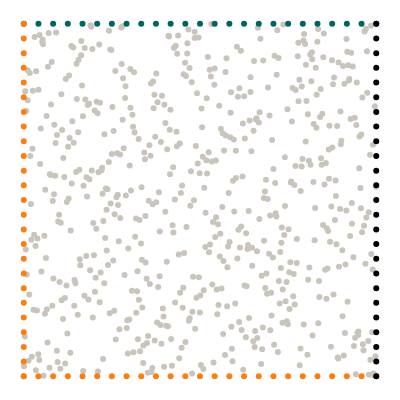

Write notebook code for a chart like this one.
### Markdown cell above
## Geometry

We want to model a quarter of a plate with an elliptical hole. The domain itself is represented by collocation points, the boundaries are represented by uniformly sampled points along the perimeter.

### Code cell
import torch
from torch.optim.lr_scheduler import StepLR
import numpy as np
from scipy.stats import qmc
from plotly.express.colors import sequential
import plotly.graph_objects as go
import plotly.figure_factory as ff
from tqdm import tqdm
import wandb
import matplotlib.pyplot as plt

torch.set_default_dtype(torch.float64)
from global_constants import L, B0, EPS0, MU, LBD, RATIO

# Number of collocation points
N = 25

# Epochs
epochs = 500
# Batch size
batch_size = 64
# Leanring rate
lr = 0.01 #normally 0.001
# Scheduler step width
scheduler_step = 150 #normally 2000
# Gamma factor of scheduler
scheduler_gamma = 0.5

# Number of hidden neurons
hn = 50


# Weight of PDE loss
W_PDE = 0.001
# Weight of Neumann loss
W_NEU = 0.01
# Weight of data losses
W_STRESS = 0.0
W_DISP = 0.0


# Create collocation points
points = L * qmc.LatinHypercube(d=2).random(N**2)
collocation = torch.tensor(points, requires_grad=True).double()

# Boundary points
x_top = torch.linspace(0, L, N, requires_grad=True).double()
y_top = L * torch.ones((N, 1), requires_grad=True).double()
top = torch.column_stack([x_top, y_top]).double()

x_bottom = torch.linspace(0, L, N).double()
y_bottom = torch.zeros((N, 1)).double()
bottom = torch.column_stack([x_bottom, y_bottom]).double()

x_left = torch.zeros((N, 1)).double()
y_left = torch.linspace(0, L, N).double()
left = torch.column_stack([x_left, y_left]).double()

x_right = L * torch.ones((N, 1)).double()
y_right = torch.linspace(0, L, N).double()
right = torch.column_stack([x_right, y_right]).double()


# Visualize geometry
with torch.no_grad():
    mode = "markers"
    gray = dict(color="#C9C5BC")
    green = dict(color="#006561")
    black = dict(color="black")
    orange = dict(color="#ff7f0e")
    fig = go.Figure()
    fig.add_trace(go.Scatter(x=collocation[:, 0], y=collocation[:, 1], mode=mode, marker=gray))
    fig.add_trace(go.Scatter(x=top[:, 0], y=top[:, 1], mode=mode, marker=green))
    fig.add_trace(go.Scatter(x=bottom[:, 0], y=bottom[:, 1], mode=mode, marker=orange))
    fig.add_trace(go.Scatter(x=left[:, 0], y=left[:, 1], mode=mode, marker=orange))
    fig.add_trace(go.Scatter(x=right[:, 0], y=right[:, 1], mode=mode, marker=black))
    fig.layout.yaxis.scaleanchor = "x"
    fig.update_layout(
        template="none",
        width=400,
        height=400,
        margin=dict(l=0, r=0, b=0, t=0),
        showlegend=False,
    )
    fig.update_xaxes(visible=False)
    fig.update_yaxes(visible=False)
    fig.show()

### Figure 1 — Plotly figure (JSON) as saved in the notebook; plotly's stock layout.template omitted (floating-point values rounded to 4 significant figures; data arrays with more than 128 entries replaced by an {"elided": "..."} marker saying what was removed)
{"data": [{"marker": {"color": "#C9C5BC"}, "mode": "markers", "type": "scatter", "x": {"elided": "625 float values"}, "y": {"elided": "625 float values"}}, {"marker": {"color": "#006561"}, "mode": "markers", "type": "scatter", "x": [0, 0.04167, 0.08333, 0.125, 0.1667, 0.2083, 0.25, 0.2917, 0.3333, 0.375, 0.4167, 0.4583, 0.5, 0.5417, 0.5833, 0.625, 0.6667, 0.7083, 0.75, 0.7917, 0.8333, 0.875, 0.9167, 0.9583, 1], "y": [1, 1, 1, 1, 1, 1, 1, 1, 1, 1, 1, 1, 1, 1, 1, 1, 1, 1, 1, 1, 1, 1, 1, 1, 1]}, {"marker": {"color": "#ff7f0e"}, "mode": "markers", "type": "scatter", "x": [0, 0.04167, 0.08333, 0.125, 0.1667, 0.2083, 0.25, 0.2917, 0.3333, 0.375, 0.4167, 0.4583, 0.5, 0.5417, 0.5833, 0.625, 0.6667, 0.7083, 0.75, 0.7917, 0.8333, 0.875, 0.9167, 0.9583, 1], "y": [0, 0, 0, 0, 0, 0, 0, 0, 0, 0, 0, 0, 0, 0, 0, 0, 0, 0, 0, 0, 0, 0, 0, 0, 0]}, {"marker": {"color": "#ff7f0e"}, "mode": "markers", "type": "scatter", "x": [0, 0, 0, 0, 0, 0, 0, 0, 0, 0, 0, 0, 0, 0, 0, 0, 0, 0, 0, 0, 0, 0, 0, 0, 0], "y": [0, 0.04167, 0.08333, 0.125, 0.1667, 0.2083, 0.25, 0.2917, 0.3333, 0.375, 0.4167, 0.4583, 0.5, 0.5417, 0.5833, 0.625, 0.6667, 0.7083, 0.75, 0.7917, 0.8333, 0.875, 0.9167, 0.9583, 1]}, {"marker": {"color": "black"}, "mode": "markers", "type": "scatter", "x": [1, 1, 1, 1, 1, 1, 1, 1, 1, 1, 1, 1, 1, 1, 1, 1, 1, 1, 1, 1, 1, 1, 1, 1, 1], "y": [0, 0.04167, 0.08333, 0.125, 0.1667, 0.2083, 0.25, 0.2917, 0.3333, 0.375, 0.4167, 0.4583, 0.5, 0.5417, 0.5833, 0.625, 0.6667, 0.7083, 0.75, 0.7917, 0.8333, 0.875, 0.9167, 0.9583, 1]}], "layout": {"height": 400, "margin": {"b": 0, "l": 0, "r": 0, "t": 0}, "showlegend": false, "width": 400, "xaxis": {"visible": false}, "yaxis": {"scaleanchor": "x", "visible": false}}}
